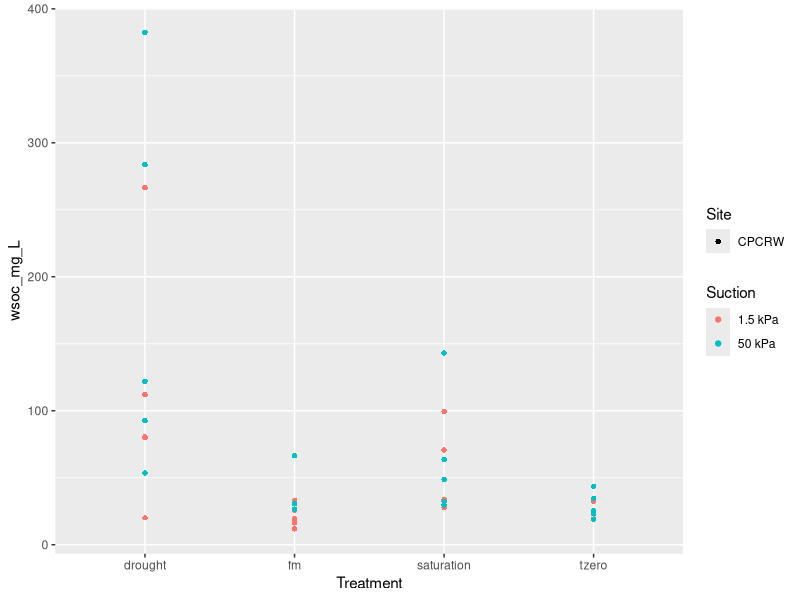

Reproduce this figure in R.
# TIDYVERSE
# 25-June-2020
# KFP

## R works best with TIDY data. 
##    i.e. each variable in a separate, unique column, 
##    and each sample in a row

library(tidyverse)
# this loads the following packages:
#   ggplot2
#   tibble
#   tidyr
#   readr
#   dplyr
#   purr
#   stringr
#   forcats

# TIDYing the porewater DOC data ------------------------------------------
data = read.csv("data/3soils_wsoc_pore.csv")

# use skimr to explore the dataset
skimr::skim(data)

names(data)

# 1. rename columns
# NEWFILE = rename(SOURCEFILE, "NEWCOLUMNNAME" = "OLDCOLUMNNAME")
data2 = rename(data, "pore_size" = "Pore.Size.Domain")
data2 = rename(data2, "wsoc_mg_L" = "Water.Soluble.Organic.Carbon..mg.L.")

## you can also combine multiple renames
data2b = rename(data, "pore_size" = "Pore.Size.Domain", 
                "wsoc_mg_L" = "Water.Soluble.Organic.Carbon..mg.L.")

# 2. subset: select columns
data3 = dplyr::select(data2, Site, CoreNo, CoreID, Treatment, Suction, pore_size, wsoc_mg_L)

  # or you can deselect columns
data3b = dplyr::select(data2, -FTICR_ID, -`FT.ICRvol_ml`, -SampleID)

# 3. subset: filter rows
## for categorical variables, use == and ""
data4 = filter(data3, Site=="CPCRW")

## for numeric variables, use == and no ""
# which samples had wsoc 27 mg/L exact?
data4b_27only = filter(data3, wsoc_mg_L == 27)
# which samples had wsoc > 27 mg/L?
data4b_greater27 = filter(data3, wsoc_mg_L > 27)


# 4. recode levels
data5 = data4
data5$Treatment = recode(data5$Treatment, 
                         `Drought Incubation` = "drought",
                         `Field Moisture Incubation` = "fm",
                         `Time Zero Saturation` = "tzero",
                         `Saturation Incubation` = "saturation")

## or use mutate
data5b = mutate(data4, Treatment = recode(Treatment, 
                                          `Drought Incubation` = "drought",
                                          `Field Moisture Incubation` = "fm",
                                          `Time Zero Saturation` = "tzero",
                                          `Saturation Incubation` = "saturation"))

### stopped here 25-Jun-2020

ggplot(data5, aes(x = Treatment, y = wsoc_mg_L, color = Suction, shape=Site))+ geom_point()

# use the %>% (pipe) to stack multiple functions
# shortcut: cmd+shift+m or ctrl+shift+m
# CECI N'EST PAS UN PIPE!

data_clean = 
  data %>% 
  rename("pore_size" = "Pore.Size.Domain",
         "wsoc_mg_L" = "Water.Soluble.Organic.Carbon..mg.L.") %>% 
  dplyr::select(Site, CoreNo, CoreID, Treatment, Suction, pore_size, wsoc_mg_L) %>% 
  filter(Site=="CPCRW") %>% 
  mutate(Treatment = recode(Treatment, `Drought Incubation` = "drought",
                                   `Field Moisture Incubation` = "fm",
                                   `Time Zero Saturation` = "tzero",
                                   `Saturation Incubation` = "saturation"))
